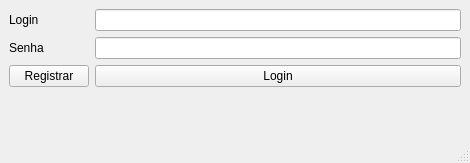
<?xml version="1.0" encoding="UTF-8"?>
<ui version="4.0">
 <class>LoginWindow</class>
 <widget class="QMainWindow" name="LoginWindow">
  <property name="geometry">
   <rect>
    <x>0</x>
    <y>0</y>
    <width>470</width>
    <height>163</height>
   </rect>
  </property>
  <property name="windowTitle">
   <string>MainWindow</string>
  </property>
  <widget class="QWidget" name="centralwidget">
   <layout class="QGridLayout" name="gridLayout">
    <item row="0" column="0">
     <layout class="QFormLayout" name="formLayout">
      <item row="0" column="0">
       <widget class="QLabel" name="label">
        <property name="text">
         <string>Login</string>
        </property>
       </widget>
      </item>
      <item row="1" column="0">
       <widget class="QLabel" name="label_2">
        <property name="text">
         <string>Senha</string>
        </property>
       </widget>
      </item>
      <item row="0" column="1">
       <widget class="QLineEdit" name="lineEdit"/>
      </item>
      <item row="1" column="1">
       <widget class="QLineEdit" name="lineEdit_2"/>
      </item>
      <item row="2" column="1">
       <widget class="QPushButton" name="Login_Button">
        <property name="text">
         <string>Login</string>
        </property>
       </widget>
      </item>
      <item row="2" column="0">
       <widget class="QPushButton" name="Register_Button">
        <property name="text">
         <string>Registrar</string>
        </property>
       </widget>
      </item>
     </layout>
    </item>
   </layout>
  </widget>
  <widget class="QMenuBar" name="menubar">
   <property name="geometry">
    <rect>
     <x>0</x>
     <y>0</y>
     <width>470</width>
     <height>21</height>
    </rect>
   </property>
  </widget>
  <widget class="QStatusBar" name="statusbar"/>
 </widget>
 <resources/>
 <connections/>
</ui>
